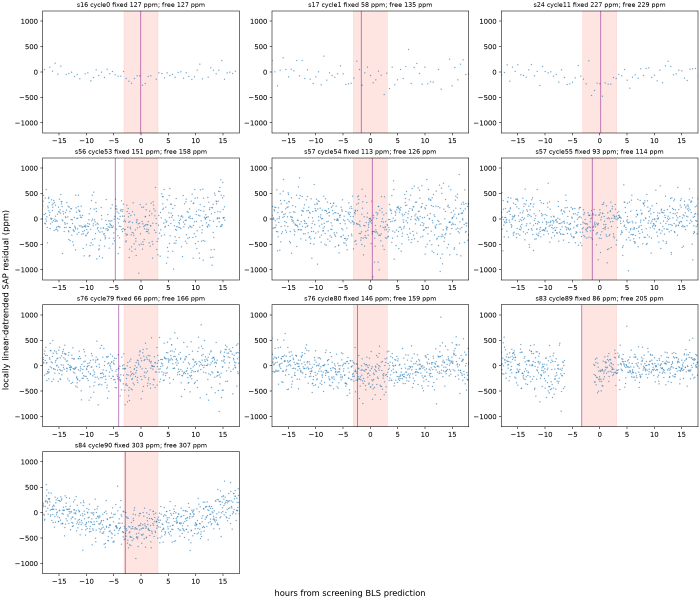
#> input picture reviews/2026-11-05-baseline-reconciliation/R688/batch-shared/raw-events.png, 2100 x 1800 px, found by its file name (shown at 1/3 size)
$ python contact.py
#> lines starting #> are read from the running program, lines starting #| are printed output that depends on the picture
from pathlib import Path
import csv
from PIL import Image,ImageOps,ImageDraw
b=Path(__file__).parent;rs=list(csv.DictReader(open(b/'queue.csv')))
#> (reads reviews/2026-11-05-next100/batch04/queue.csv from the repository)
for kind in ['raw','diff']:
 canvas=Image.new('RGB',(2000,600*5),'white')
#> canvas: PIL image 2000x3000 RGB; every value is 255
 for i,r in enumerate(rs):
  t=r['tic'];p=b/t/'raw-events.png' if kind=='raw' else next((Path('[local path omitted] 5/made/sb1-scale/diffimg')/t).glob('diff_s*.png'))
  im=Image.open(p);im.thumbnail((1000,570));x=(i%2)*1000;y=(i//2)*600;canvas.paste(im,(x,y+25));ImageDraw.Draw(canvas).text((x+10,y+5),t,fill='black')
#> further down, im is the input picture: PIL image 2100x1800 RGBA; mean R, G, B, A 247.7, 245.8, 246.3, 255
#> after `im.thumbnail((1000, 570))`:
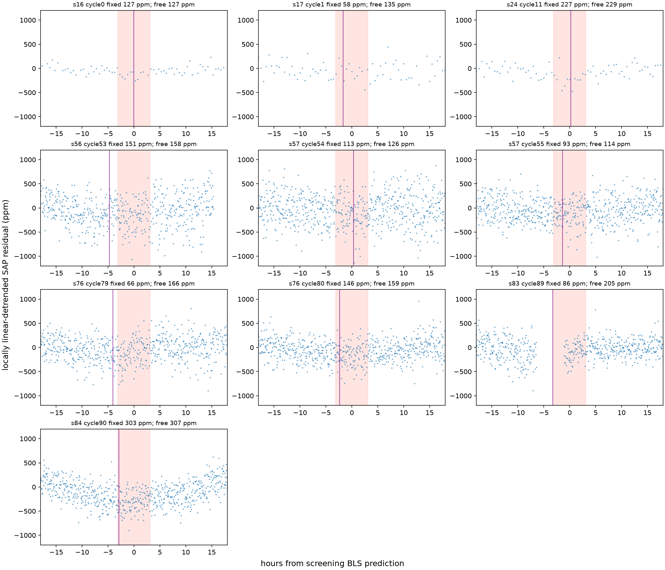
#> im: PIL image 665x570 RGBA; mean R, G, B, A 247.3, 245.5, 246, 255
#> after `canvas.paste(im, (x, y + 25))`:
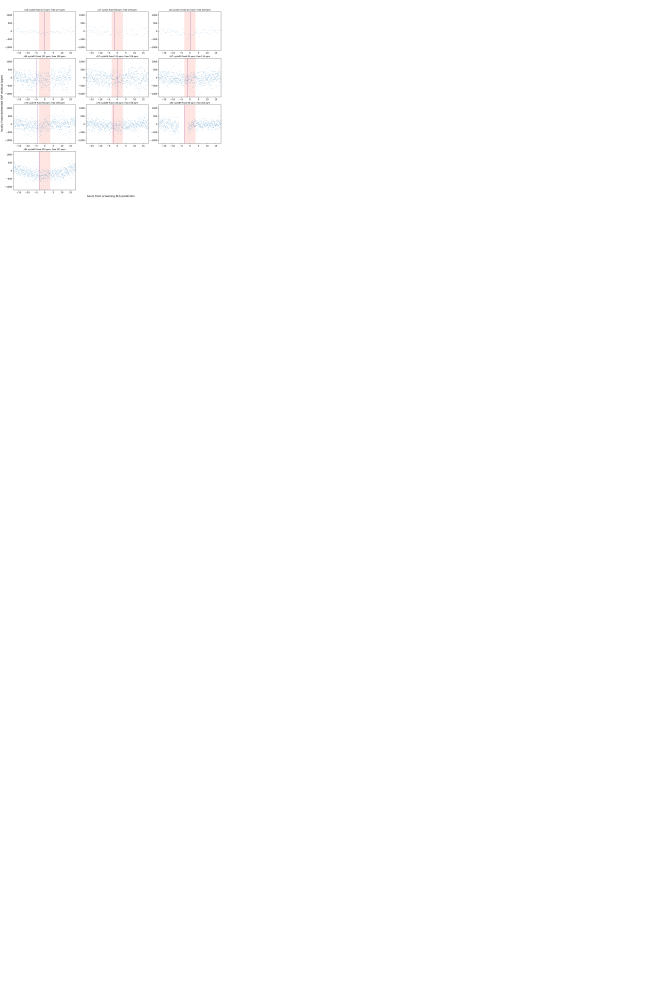
#> canvas: PIL image 2000x3000 RGB (shown at 1/3 size); mean R, G, B 254.5, 254.4, 254.4
 canvas.save(b/f'{kind}-contact.jpg')
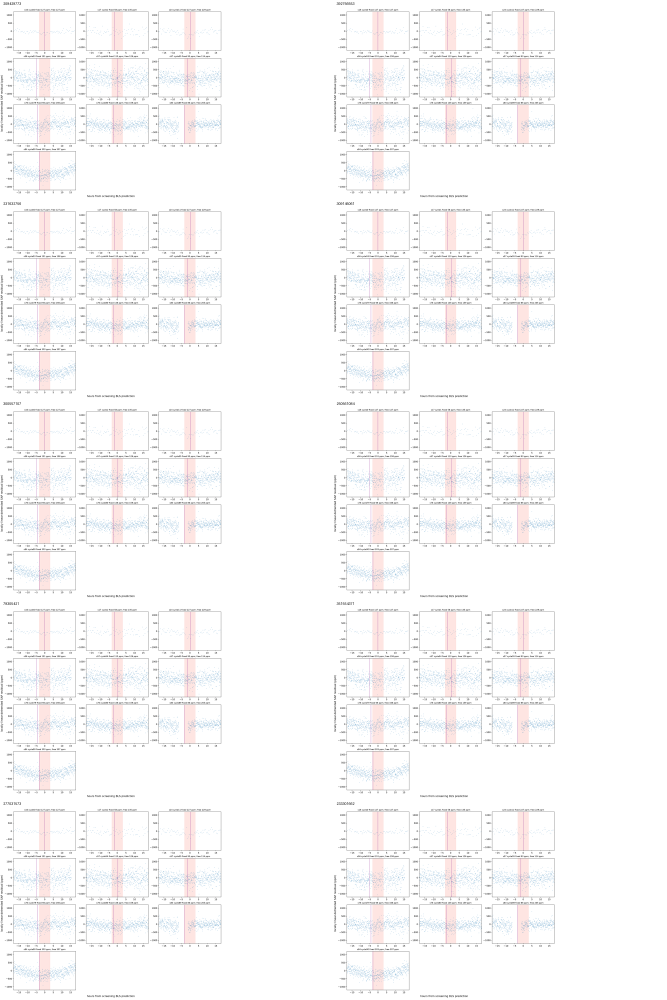
#> saved as raw-contact.jpg: PIL image 2000x3000 RGB (shown at 1/3 size); mean R, G, B 250.1, 249, 249.3
#> (the run stopped early here; a loop or call above may not have finished)
